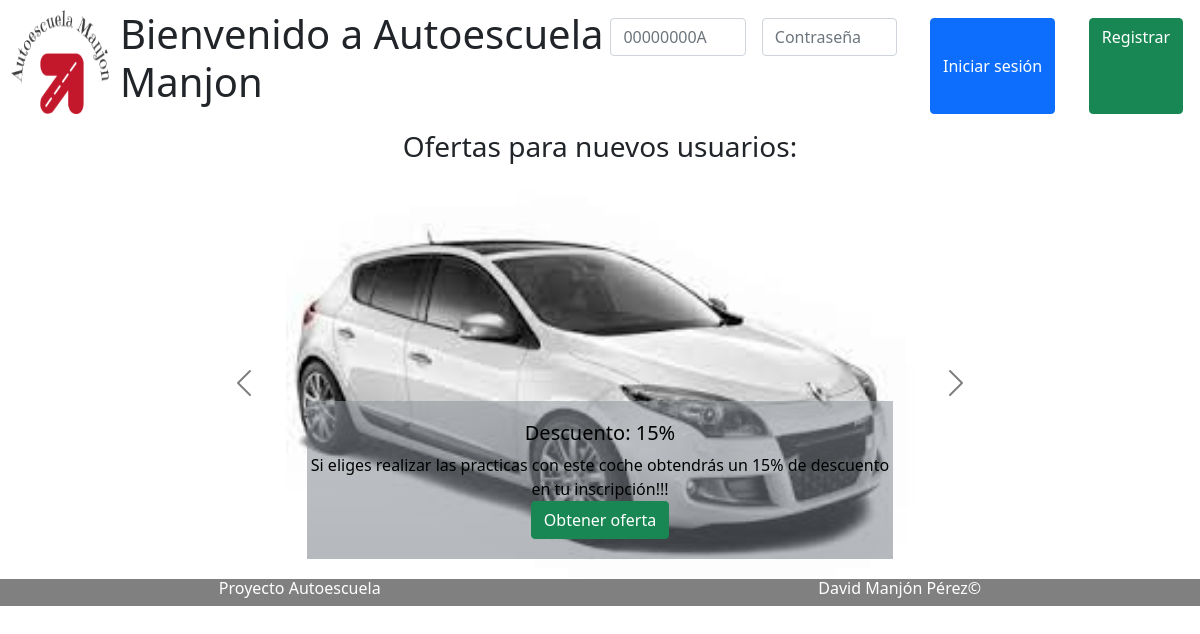
Before: / with the older database file.
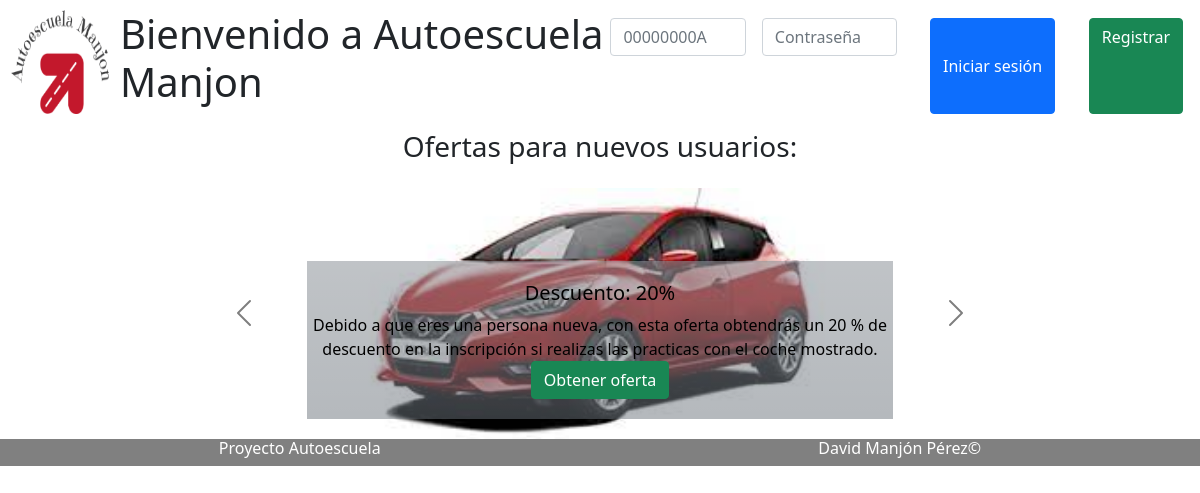
After: the same page with the newer database file.
### tables this page shows
CREATE TABLE `t_ofertas` (
  `cod_oferta` int(11) NOT NULL,
  `descripcion` text NOT NULL,
  `fecha_limite` date DEFAULT NULL,
  `descuento` double DEFAULT NULL,
  `dni_prof` varchar(9) DEFAULT NULL
);

CREATE TABLE `vehiculos` (
  `id` int(11) NOT NULL,
  `tipo` varchar(15) NOT NULL,
  `marca` varchar(15) NOT NULL,
  `modelo` varchar(40) NOT NULL,
  `ref_img` varchar(50) NOT NULL,
  `carnet_necesario` varchar(5) NOT NULL
);

### ofertas/crud_ofertas.php (called while the page is built, shortened)
<?php
	class CrudOfertas {
		public function profe_oferta($oferta){
			$db=Db::conectar();
			$obtener=$db->prepare("Select * from profesores left join t_ofertas on t_ofertas.dni_prof=profesores.dni where t_ofertas.dni_prof=:dni_prof");
			$obtener->bindValue('dni_prof',$oferta->getDni_prof());
			$obtener->execute();
			$profe=$obtener->fetch();
			$profesor = new Profesor();
			$profesor->setDni($profe['dni']);
            $profesor->setNombre($profe['nombre']);
			$profesor->setPrecio_practica($profe['precio_practica']);
			$profesor->setVehiculo_practica($profe['vehiculo_practica']);
			$profesor->setTipo_Carnet($profe['tipo_Carnet']);
			return $profesor;
		}
		public function mostrar(){
			$db=Db::conectar();
			$listaOfertas=[];
			$select=$db->query('SELECT * FROM t_ofertas');
			foreach ( $select->fetchAll() as $oferta) {
				$miOferta=new Oferta();
				$miOferta->setCod_oferta($oferta['cod_oferta']);
				$miOferta->setDescripcion($oferta['descripcion']);
				$miOferta->setFecha_limite($oferta['fecha_limite']);
                $miOferta->setDescuento($oferta['descuento']);
				$miOferta->setDni_prof($oferta['dni_prof']);
				$listaOfertas[]=$miOferta;
			}
			return $listaOfertas;
		}
	}
?>

### vehiculos/crud_vehiculos.php (called while the page is built, shortened)
<?php
class CrudVehiculos
{
	public function obtenerVehiculo($id)
	{
		$db = Db::conectar();
		$select = $db->prepare('SELECT * FROM vehiculos WHERE id=:id');
		$select->bindValue('id', $id);
		$select->execute();
		$car = $select->fetch();
		$vehiculo = new Vehiculo();
		$vehiculo->setId($car['id']);
		$vehiculo->setTipo($car['tipo']);
		$vehiculo->setMarca($car['marca']);
		$vehiculo->setModelo($car['modelo']);
		$vehiculo->setRef_img($car['ref_img']);
		$vehiculo->setCarnet_necesario($car['carnet_necesario']);
		return $vehiculo;
	}
}

### ofertas/Oferta.php (called while the page is built, shortened)
<?php
    class Oferta{
        private $descripcion;
        private $descuento;
        private $dni_prof;
        public function getDescripcion(){
            return $this->descripcion;
        }
        public function setDescripcion($descripcion){
            $this->descripcion = $descripcion;
        }
        public function getDescuento(){
            return $this->descuento;
        }
        public function setDescuento($descuento){
            $this->descuento = $descuento;
        }
        public function getDni_prof(){
            return $this->dni_prof;
        }
        public function setDni_prof($dni_prof){
            $this->dni_prof = $dni_prof;
        }
    }
?>

### vehiculos/Vehiculo.php (called while the page is built, shortened)
<?php
    class Vehiculo{
        private $id;
        private $ref_img;
        public function getId(){
            return $this->id;
        }
        public function setId($id){
            $this->id = $id;
        }
        public function getRef_img(){
            return $this->ref_img;
        }
        public function setRef_img($ref_img){
            $this->ref_img = $ref_img;
        }
    }
?>

### index.php (the view, shortened to what this page needs)
<?php
include_once("./ofertas/crud_ofertas.php");
include_once("./ofertas/Oferta.php");
include_once("./vehiculos/Vehiculo.php");
include_once("./vehiculos/crud_vehiculos.php");
$crud_oferta = new CrudOfertas();
$listaOfertas = $crud_oferta->mostrar();
$crud_vehiculo = new CrudVehiculos();
if (isset($_SESSION['user'])) {
  include_once "./componentes/cabecera_Log.php";
} else {
  include_once "./componentes/cabecera_noLog.php";
}
?>
<body>
  <div class="container d-flex flex-column align-items-center mt-3">
    <h3>Ofertas para nuevos usuarios:</h3>
    <div id="carruselOfertas" class="carousel slide carousel-dark w-75 mt-3" data-bs-ride="carousel">
      <div class="carousel-inner">
        <?php
        foreach ($listaOfertas as $oferta) {
          $miProfe = $crud_oferta->profe_oferta($oferta);
          $vehiculo = $crud_vehiculo->obtenerVehiculo($miProfe->getVehiculo_practica());
          if ($vehiculo->getId() != 0) {
            if ($listaOfertas[1]==$oferta) {
        ?>
            <div class="carousel-item active">
              <img src="./componentes/img/<?php echo $vehiculo->getRef_img() ?>" class="d-block w-75 mx-auto">
              <div class="carousel-caption d-none d-md-block bg-secondary bg-gradient bg-opacity-50">
                <h5>Descuento: <?php echo $oferta->getDescuento() ?>%</h5>
                <span><?php echo $oferta->getDescripcion() ?></span>
                <button class="btn btn-success"><a class="text-decoration-none text-white" href="./usuarios/formulario_registro.php">Obtener oferta</a></button>
              </div>
            </div>
        <?php
        }
          }
        }
        ?>
        <button class="carousel-control-prev" type="button" data-bs-target="#carruselOfertas" data-bs-slide="prev">
          <span class="carousel-control-prev-icon" aria-hidden="true"></span>
        </button>
        <button class="carousel-control-next" type="button" data-bs-target="#carruselOfertas" data-bs-slide="next">
          <span class="carousel-control-next-icon" aria-hidden="true"></span>
        </button>
      </div>
    </div>
  </div>
  <?php
  include_once "./componentes/pie.php";
  ?>

### componentes/cabecera_noLog.php (shortened to what this page needs)
<!DOCTYPE html>
<html lang="es">
<head>
    <link href="https://cdn.jsdelivr.net/npm/bootstrap@5.1.3/dist/css/bootstrap.min.css" rel="stylesheet">
</head>
<body>
  <div class="d-flex justify-content-between">
<img src="./componentes/img/Logo.png" width="120" alt="" class="img-fluid" />
<p class="h1 d-flex align-items-baseline justify-content-evenly">Bienvenido a Autoescuela Manjon</p>
<form action="./usuarios/administrar_usuarios.php" class="d-flex justify-content-end mt-2" method="post">
    <div class="row g-3 ">
  <div class="col col-3">
    <input type="text" class="form-control" name="dni" placeholder="00000000A" aria-label="00000000A" required>
  </div>
  <div class="col col-3">
    <input type="password" name="contrasena" id="contrasena" class="form-control" placeholder="Contraseña" aria-label="Contrasena" required>
  </div>
  <div class="col d-flex justify-content-around ">
      <button type="submit" class="btn btn-primary">Iniciar sesión</button>
      <a href="./usuarios/formulario_registro.php" class="btn btn-success">Registrar</a>
    </div>
</div>
</form>
</div>

### componentes/pie.php
<footer class="d-flex justify-content-around">
    <span class="h6">Proyecto Autoescuela</span>
    <span class="h6"> David Manjón Pérez&copy;</span>
</footer>
</body>
</html>

### componentes/cabecera_noLog.php (style rules this page uses)
body { margin-top: 10px; }
footer { bottom: 0; left: 0; right: 0; position: relative; background-color:grey; color:white; }

Changed rows visible on the page:
no longer on this page (row edited): t_ofertas: vehiculos.ref_img (picture), descuento "15", descripcion "Si eliges realizar las practicas con este coche obtendrás un 15% de descuento en tu inscripción!!!"
now on this page (row edited): t_ofertas: vehiculos.ref_img (picture), descuento "20", descripcion "Debido a que eres una persona nueva, con esta oferta obtendrás un 20 % de descuento en la inscripción si realizas las practicas con el coche mostrado."
